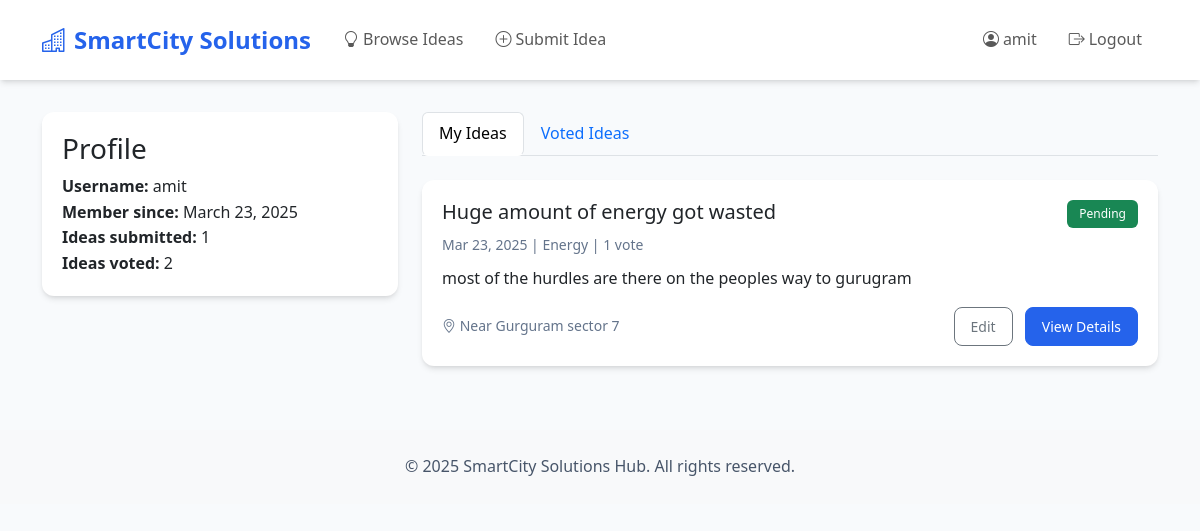
The app's page /profile/ (signed in) with its own data.
### solutions/models.py (models this page shows, shortened)
class Idea(models.Model):
    IMPLEMENTATION_STATUS = [
        ('pending', 'Pending Review'),
        ('approved', 'Approved for Implementation'),
        ('in_progress', 'Implementation in Progress'),
        ('completed', 'Implementation Completed'),
        ('rejected', 'Not Feasible')
    ]
    title = models.CharField(max_length=200)
    description = models.TextField()
    category = models.ForeignKey(Category, on_delete=models.CASCADE)
    author = models.ForeignKey(User, on_delete=models.CASCADE)
    created_at = models.DateTimeField(default=timezone.now)
    updated_at = models.DateTimeField(auto_now=True)
    location = models.CharField(max_length=200)
    latitude = models.DecimalField(max_digits=9, decimal_places=6, null=True, blank=True)
    longitude = models.DecimalField(max_digits=9, decimal_places=6, null=True, blank=True)
    status = models.CharField(max_length=20, choices=[
        ('pending', 'Pending'),
        ('under_review', 'Under Review'),
        ('approved', 'Approved'),
        ('implemented', 'Implemented'),
        ('rejected', 'Rejected')
    ], default='pending')
    implementation_status = models.CharField(
        max_length=20,
        choices=IMPLEMENTATION_STATUS,
        default='pending'
    )
    admin_notes = models.TextField(blank=True)
    implementation_date = models.DateField(null=True, blank=True)

class Category(models.Model):
    name = models.CharField(max_length=100)
    description = models.TextField(blank=True)
    class Meta:
        verbose_name_plural = "Categories"

### solutions/views.py (the view)
# urls.py: path('profile/', views.profile, name='profile'),
@login_required
def profile(request):
    user_ideas = Idea.objects.filter(author=request.user)
    voted_ideas = Idea.objects.filter(vote__user=request.user)
    context = {
        'user_ideas': user_ideas,
        'voted_ideas': voted_ideas,
    }
    return render(request, 'solutions/profile.html', context)

### solutions/templates/solutions/profile.html (shortened to what this page needs)
{% extends 'solutions/base.html' %}
{% block content %}
<div class="row">
    <div class="col-md-4">
        <div class="card mb-4">
            <div class="card-body">
                <h3 class="card-title">Profile</h3>
                <p class="card-text">
                    <strong>Username:</strong> {{ user.username }}<br>
                    <strong>Member since:</strong> {{ user.date_joined|date:"F d, Y" }}<br>
                    <strong>Ideas submitted:</strong> {{ user_ideas.count }}<br>
                    <strong>Ideas voted:</strong> {{ voted_ideas.count }}
                </p>
            </div>
        </div>
    </div>
    <div class="col-md-8">
        <ul class="nav nav-tabs mb-4" id="profileTabs" role="tablist">
            <li class="nav-item" role="presentation">
                <button class="nav-link active" id="ideas-tab" data-bs-toggle="tab"
                        data-bs-target="#ideas" type="button" role="tab">
                    My Ideas
                </button>
            </li>
            <li class="nav-item" role="presentation">
                <button class="nav-link" id="voted-tab" data-bs-toggle="tab"
                        data-bs-target="#voted" type="button" role="tab">
                    Voted Ideas
                </button>
            </li>
        </ul>
        <div class="tab-content" id="profileTabsContent">
            <div class="tab-pane fade show active" id="ideas" role="tabpanel">
                {% if user_ideas %}
                    {% for idea in user_ideas %}
                        <div class="card mb-3">
                            <div class="card-body">
                                <div class="d-flex justify-content-between align-items-start">
                                    <div>
                                        <h5 class="card-title">{{ idea.title }}</h5>
                                        <p class="text-muted mb-2">
                                            <small>
                                                {{ idea.created_at|date:"M d, Y" }} |
                                                {{ idea.category.name }} |
                                                {{ idea.vote_set.count }} vote{{ idea.vote_set.count|pluralize }}
                                            </small>
                                        </p>
                                    </div>
                                    <span class="badge bg-{{ idea.status|yesno:'success,warning,danger' }}">
                                        {{ idea.get_status_display }}
                                    </span>
                                </div>
                                <p class="card-text">{{ idea.description|truncatewords:30 }}</p>
                                <div class="d-flex justify-content-between align-items-center">
                                    <small class="text-muted">
                                        <i class="bi bi-geo-alt"></i> {{ idea.location }}
                                    </small>
                                    <div>
                                        <a href="{% url 'solutions:idea_edit' idea.pk %}"
                                           class="btn btn-outline-secondary btn-sm me-2">
                                            Edit
                                        </a>
                                        <a href="{% url 'solutions:idea_detail' idea.pk %}"
                                           class="btn btn-primary btn-sm">
                                            View Details
                                        </a>
                                    </div>
                                </div>
                            </div>
                        </div>
                    {% endfor %}
                {% else %}
                    <div class="alert alert-info">
                        You haven't submitted any ideas yet.
                        <a href="{% url 'solutions:idea_create' %}">Submit your first idea!</a>
                    </div>
                {% endif %}
            </div>
        </div>
    </div>
</div>
{% endblock %}

### solutions/templates/solutions/base.html (shortened to what this page needs)
<!DOCTYPE html>
<html lang="en">
<head>
    <link href="https://cdn.jsdelivr.net/npm/bootstrap@5.3.0/dist/css/bootstrap.min.css" rel="stylesheet">
    <link rel="stylesheet" href="https://cdn.jsdelivr.net/npm/bootstrap-icons@1.7.2/font/bootstrap-icons.css">
    <link rel="stylesheet" href="https://unpkg.com/leaflet@1.9.4/dist/leaflet.css" />
    <link href="https://cdn.jsdelivr.net/npm/bootstrap-icons@1.7.2/font/bootstrap-icons.css" rel="stylesheet">
</head>
<body>
    <nav class="navbar navbar-expand-lg navbar-light">
        <div class="container">
            <a class="navbar-brand" href="{% url 'solutions:home' %}">
                <i class="bi bi-buildings me-2"></i>SmartCity Solutions
            </a>
            <div class="collapse navbar-collapse" id="navbarNav">
                <ul class="navbar-nav me-auto">
                    <li class="nav-item">
                        <a class="nav-link" href="{% url 'solutions:idea_list' %}">
                            <i class="bi bi-lightbulb me-1"></i>Browse Ideas
                        </a>
                    </li>
                    <li class="nav-item">
                        <a class="nav-link" href="{% url 'solutions:idea_create' %}">
                            <i class="bi bi-plus-circle me-1"></i>Submit Idea
                        </a>
                    </li>
                </ul>
                <div class="navbar-nav ms-auto">
                    {% if user.is_authenticated %}
                        <a class="nav-link" href="{% url 'solutions:profile' %}">
                            <i class="bi bi-person-circle me-1"></i>{{ user.username }}
                        </a>
                            <a class="nav-link" href="{% url 'logout' %}">
                                <i class="bi bi-box-arrow-right me-1"></i>Logout
                            </a>
                    {% endif %}
                </div>
            </div>
        </div>
    </nav>
    <div class="container mb-4">
        {% block content %}
        {% endblock %}
    </div>
    <footer class="bg-light py-4 mt-5">
        <div class="container text-center">
            <p class="mb-0">&copy; 2025 SmartCity Solutions Hub. All rights reserved.</p>
        </div>
    </footer>
</body>
</html>

### solutions/templates/solutions/base.html (style rules this page uses)
:root { --primary-color: #2563eb; --secondary-color: #475569; --success-color: #22c55e; --background-color: #f8fafc; --card-shadow: 0 4px 6px -1px rgb(0 0 0 / 0.1), 0 2px 4px -2px rgb(0 0 0 / 0.1); }
body { background-color: var(--background-color); color: var(--secondary-color); line-height: 1.6; }
.navbar { background-color: white !important; box-shadow: var(--card-shadow); padding: 1rem 0; margin-bottom: 2rem; }
.navbar-brand { font-weight: 600; color: var(--primary-color) !important; font-size: 1.5rem; }
.nav-link { font-weight: 500; padding: 0.5rem 1rem !important; border-radius: 0.375rem; transition: all 0.2s; }
.card { border: none; border-radius: 0.75rem; box-shadow: var(--card-shadow); transition: transform 0.2s, box-shadow 0.2s; background: white; margin-bottom: 1.5rem; }
.card-body { padding: 1.25rem; }
.btn { padding: 0.5rem 1rem; font-weight: 500; border-radius: 0.5rem; transition: all 0.2s; }
.btn-primary { background-color: var(--primary-color); border-color: var(--primary-color); }
.badge { padding: 0.5rem 0.75rem; font-weight: 500; border-radius: 0.375rem; }
.text-muted { color: #64748b !important; }

### records on screen
Idea: title "Huge amount of energy got wasted", created_at "Mar 23, 2025", category.name "Energy", vote_set.count "1", status "Pending", description "most of the hurdles are there on the peoples way to gurugram", location "Near Gurguram sector 7"

### other values on screen
{{ user.username }} "amit"
{{ user.date_joined|date:"F d, Y" }} "March 23, 2025"
{{ user_ideas.count }} "1"
{{ voted_ideas.count }} "2"
